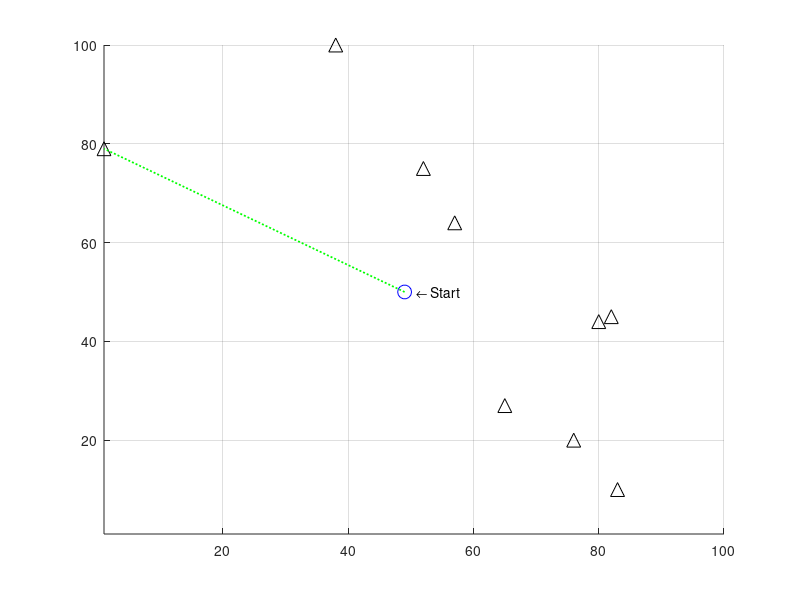

The MATLAB source for this figure: (Note: this script raises an error after producing the figure.)
% TSP GA
% Kai brooks
% Jun 2019
% Description
%
% Solves the travelling salesman problem using a genetic algorithm

clc
close all
clear all
format

rng('shuffle')

maxCities = 10;  % number of cities to visit
minLoc = 1;  % minimum coordinate to generate for city locations
maxLoc = 100;  % maximum coordinate to generate for city locations
verbose = 1;    % outputs things, maybe
attempts = 100; % number of attempts to bruteforce the solution before giving up
plotMarkerSize = 10;   % size of markers on map
totalDist = 0;   % total distance travelled
o_nn = 0;        % big o for bruteforce method
maxCpuTime = 100; % max loops various functions will use before giving up and moving on

gifOutput = 1;  % outputs a gif or not
gifWritten = 0;


% Generate points
cities = randi([minLoc, maxLoc],2,maxCities); % generate crooked matrix
cities = rot90(cities);  % rotate to form cities(x1,y1) for each point
cities = unique(cities,'rows'); % remove duplicate entries

if (length(cities) ~= maxCities)
    fprintf('*** Generated duplicate city coordinates, pruning %i entries.\n*** New maxCities = %i \n', maxCities - length(cities), length(cities))
end

maxCities = length(cities);  % shorten everything else if we don't have enough cities


startingCity = randi(maxCities);
currentCity = startingCity;

visited = zeros([maxCities],1); % boolean to mark each visited city
visited(currentCity) = 1;

visitedOrder = zeros([maxCities],1); % vector to store the order which we visited each city
visitedOrder(currentCity) = 1;

% Map cities to give the user something to look at while we compute
f = figure('units','normalized','outerposition',[0 0 1 1])
axis tight manual % this ensures that getframe() returns a consistent size
filename = 'nn.gif';
hold on
grid on

xlim([minLoc maxLoc])
ylim([minLoc maxLoc])

% Attempt bruteforce distance
% Find distance between all cities from current location

% Plot cities
for i=1:maxCities
    if i == startingCity
        plot(cities(i,1),cities(i,2),'bo','MarkerSize',plotMarkerSize)
    else
        plot(cities(i,1),cities(i,2),'k^','MarkerSize',plotMarkerSize)
    end 
end
txt = '    \leftarrow Start';
text(cities(startingCity,1),cities(startingCity,2),txt)

% Nearest Neighbor Algorithm
for j = 2:maxCities
    
    o_nn = o_nn + 1;
    
    ccLoc = [cities(currentCity,1), cities(currentCity,2)]; % coords of current city
    
    minDist = maxLoc^2;   % starting distance, make maximum possible
    
    for i = 1:maxCities
        o_nn = o_nn + 1;
        
        if visited(i) == 1, continue, end % skip cities we've visited
        
        a = ccLoc;  % current city coordinates
        b = [cities(i,1),cities(i,2)];
        
        checkDistance = [a;b]; % select two points
        
        distance = pdist(checkDistance,'euclidean');    % find distance between them
        
        % Draw decision lines
        if gifOutput == 1
            % Draw 'decision' line
            x = [cities(currentCity,1), cities(i,1)];
            y = [cities(currentCity,2), cities(i,2)];
            plot(x,y,'g:','LineWidth',plotMarkerSize/8)
            
            
            drawnow
            % Capture the plot as an image
            title("" + o_nn)
            if  gifWritten == 0
                gifWritten = 1;
                gif('myfile.gif','DelayTime',0.01,'LoopCount',1,'frame',gcf)
            else
                gifWritten = 1;
                gif
            end
        end
        
        
        if distance < minDist
            minDist = distance;
            nextCity = i;
            nextLoc = [cities(i,1),cities(i,2)];
        end
    end
    
    %  what we found for the next move
    minDist;
    nextCity;
    
    %fprintf('Moving to city %i with a distance of %.2f \n',nextCity,minDist)
    
    % Plot line to shortest next, vector 1 is both x's, 2 is both y's
    x = [cities(currentCity,1), cities(nextCity,1)];
    y = [cities(currentCity,2), cities(nextCity,2)];
    plot(x,y,'r--','LineWidth',plotMarkerSize/8)
    
    %txt = 'Next \rightarrow  ';
    %text(cities(nextCity,1),cities(nextCity,2),txt,'HorizontalAlignment','right')
    
    % Update for next loop
    currentCity = nextCity;
    visited(nextCity) = 1;
    visitedOrder(j) = nextCity;
    totalDist = totalDist + minDist;
    
    % Break if we've visited everything
    if sum(visited) == maxCities, break, end
    
end

fprintf('-- Travelling done! -- \n')

%visitedOrder
totalDist
o_nn
